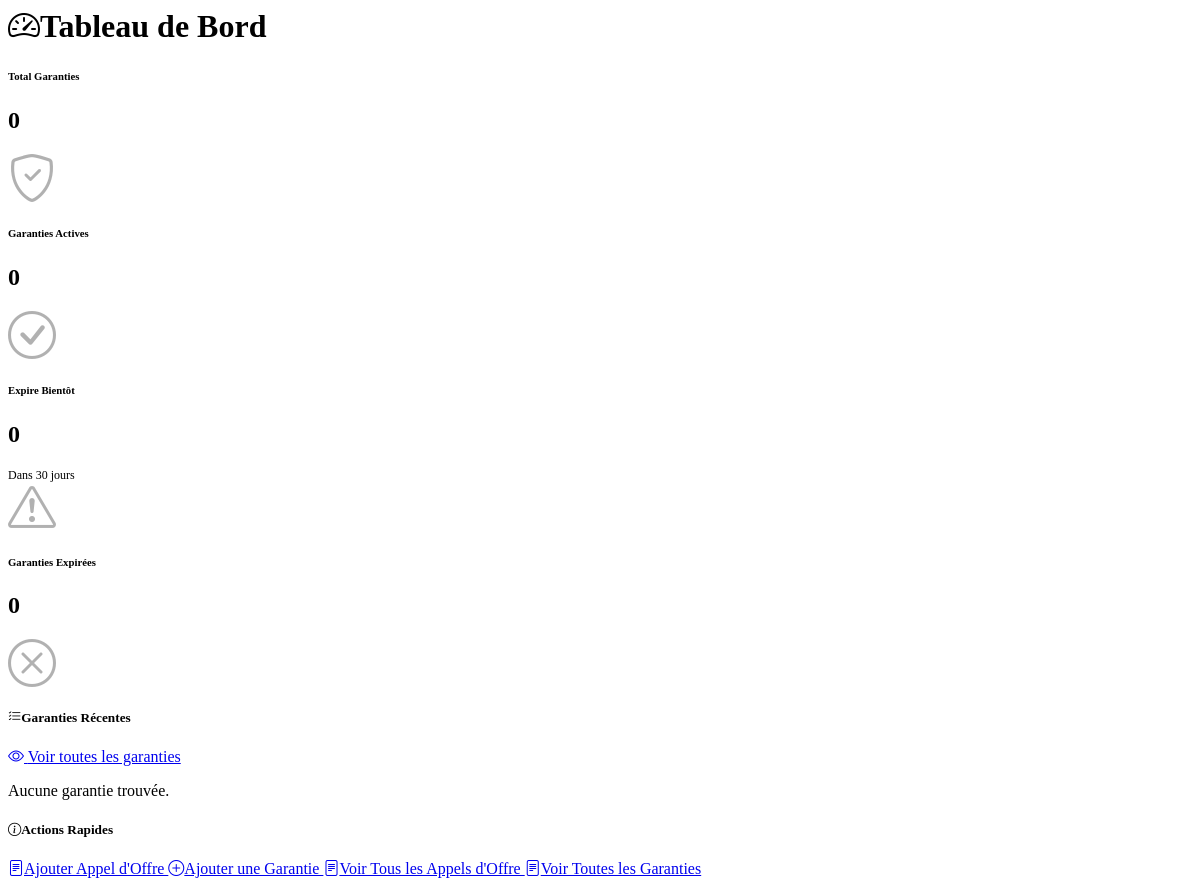
Before: /pages/dashboard.php with the older database file.
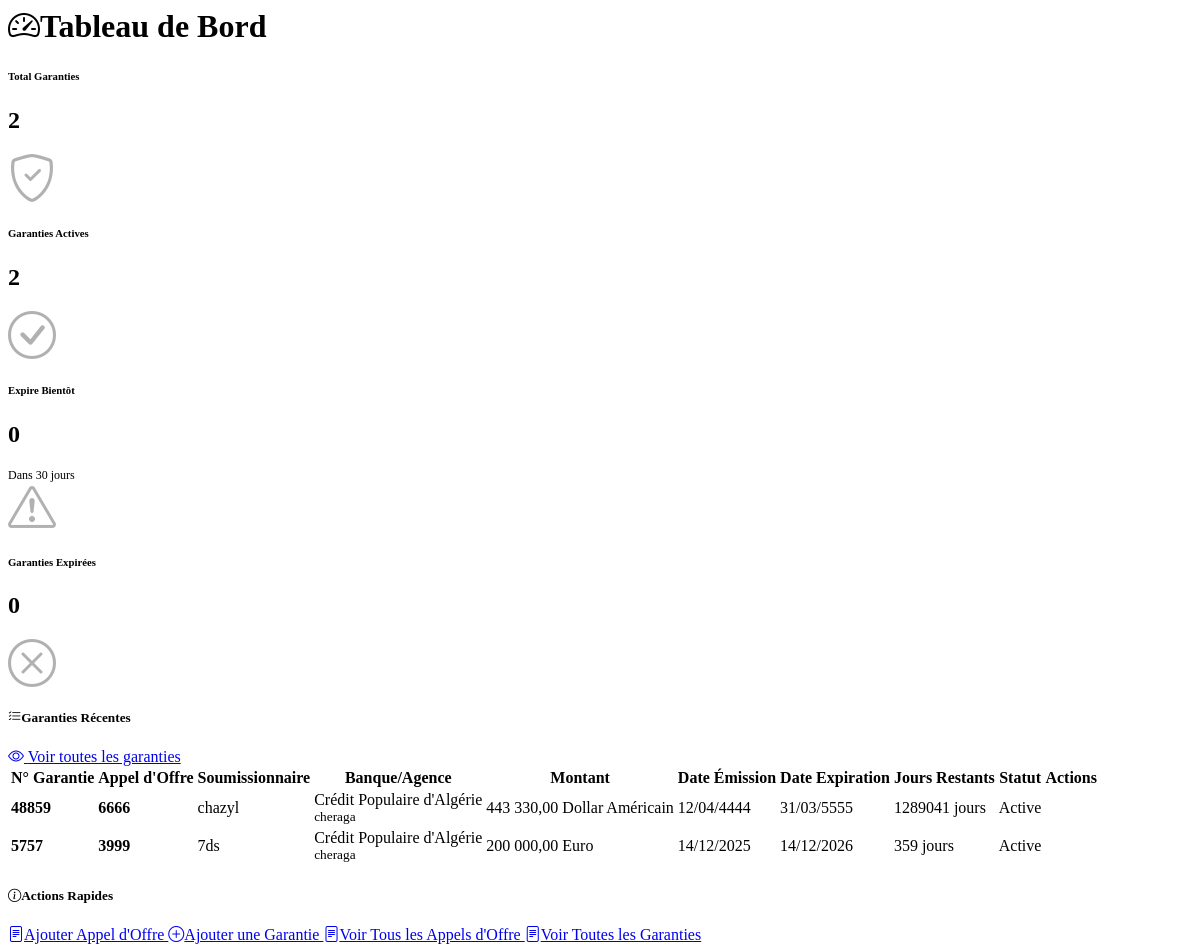
After: the same page with the newer database file.
### tables this page shows
CREATE TABLE IF NOT EXISTS `garantie_soumission` (
  `id` int NOT NULL AUTO_INCREMENT,
  `num_garantie` int NOT NULL,
  `montant_garantie` decimal(15,2) NOT NULL,
  `date_emission` date NOT NULL,
  `date_expiration` date NOT NULL,
  `soumissionnaireID` int NOT NULL,
  `agenceID` int NOT NULL,
  `deviseID` int NOT NULL,
  `structureID` int NOT NULL,
  `appel_offreID` int NOT NULL,
  `statutID` int NOT NULL,
  `utilisateurID` int NOT NULL,
  PRIMARY KEY (`id`),
  UNIQUE KEY `num_garantie` (`num_garantie`),
  KEY `fk_soumissionnaire_garantie` (`soumissionnaireID`),
  KEY `fk_agence_garantie` (`agenceID`),
  KEY `fk_devise_garantie` (`deviseID`),
  KEY `fk_structure_garantie` (`structureID`),
  KEY `fk_appel_garantie` (`appel_offreID`),
  KEY `fk_statut_garantie` (`statutID`),
  KEY `fk_utilisateur_garantie` (`utilisateurID`)
);

CREATE TABLE IF NOT EXISTS `appel_offre` (
  `id` int NOT NULL AUTO_INCREMENT,
  `num_app_offre` varchar(50) NOT NULL,
  PRIMARY KEY (`id`),
  UNIQUE KEY `num_app_offre` (`num_app_offre`)
);

CREATE TABLE IF NOT EXISTS `soumissionnaire` (
  `id` int NOT NULL AUTO_INCREMENT,
  `nom_entreprise` varchar(255) NOT NULL,
  `adresse` varchar(255) NOT NULL,
  `telephone` varchar(255) NOT NULL,
  `email` varchar(255) NOT NULL,
  `paysID` int NOT NULL,
  PRIMARY KEY (`id`),
  KEY `fk_pays_soumissionnaire` (`paysID`)
);

CREATE TABLE IF NOT EXISTS `banque` (
  `id` int NOT NULL AUTO_INCREMENT,
  `code` varchar(200) NOT NULL,
  `nom_banque` varchar(255) NOT NULL,
  PRIMARY KEY (`id`),
  UNIQUE KEY `code` (`code`)
);

CREATE TABLE IF NOT EXISTS `agence` (
  `id` int NOT NULL AUTO_INCREMENT,
  `nom` varchar(50) NOT NULL,
  `code` varchar(11) NOT NULL,
  `adresse` varchar(255) NOT NULL,
  `banqueID` int NOT NULL,
  PRIMARY KEY (`id`),
  UNIQUE KEY `code` (`code`),
  KEY `fk_banque_agence` (`banqueID`)
);

CREATE TABLE IF NOT EXISTS `devise` (
  `id` int NOT NULL AUTO_INCREMENT,
  `code` varchar(11) NOT NULL,
  `libelle` varchar(255) NOT NULL,
  PRIMARY KEY (`id`),
  UNIQUE KEY `code` (`code`),
  UNIQUE KEY `libelle` (`libelle`)
);

CREATE TABLE IF NOT EXISTS `statut` (
  `id` int NOT NULL AUTO_INCREMENT,
  `code` varchar(11) NOT NULL,
  `libelle` varchar(255) NOT NULL,
  PRIMARY KEY (`id`),
  UNIQUE KEY `code` (`code`)
);

### pages/dashboard.php (the view, shortened to what this page needs)
<?php
require_once 'database.php';
$today = new DateTimeImmutable('today', new DateTimeZone('UTC'));
$todayStr   = $today->format('Y-m-d');
$in30DaysStr = $today->modify('+30 days')->format('Y-m-d');
$totalGaranties = (int) $pdo
    ->query("SELECT COUNT(*) FROM garantie_soumission")
    ->fetchColumn();
$stmt = $pdo->prepare(
    "SELECT COUNT(*)
     FROM garantie_soumission
     WHERE date_expiration >= :today"
);
$stmt->execute(['today' => $todayStr]);
$activeGaranties = (int) $stmt->fetchColumn();
$stmt = $pdo->prepare(
    "SELECT COUNT(*)
     FROM garantie_soumission
     WHERE date_expiration < :today"
);
$stmt->execute(['today' => $todayStr]);
$expiredGaranties = (int) $stmt->fetchColumn();
$stmt = $pdo->prepare(
    "SELECT COUNT(*)
     FROM garantie_soumission
     WHERE date_expiration BETWEEN :today AND :limit"
);
$stmt->execute([
    'today' => $todayStr,
    'limit' => $in30DaysStr,
]);
$expiringSoon = (int) $stmt->fetchColumn();
$query = "
SELECT
    g.id,
    g.num_garantie,
    g.montant_garantie,
    g.date_emission,
    g.date_expiration,
    s.nom_entreprise,
    a.nom AS agence_nom,
    b.nom_banque,
    d.libelle AS devise,
    st.libelle AS statut,
    ao.num_app_offre,
    DATEDIFF(g.date_expiration, :today) AS jours_restants
FROM garantie_soumission g
LEFT JOIN soumissionnaire s ON g.soumissionnaireID = s.id
LEFT JOIN agence a ON g.agenceID = a.id
LEFT JOIN banque b ON a.banqueID = b.id
LEFT JOIN devise d ON g.deviseID = d.id
LEFT JOIN appel_offre ao ON g.appel_offreID = ao.id
LEFT JOIN statut st ON g.statutID = st.id
ORDER BY g.date_emission DESC
LIMIT 20
";
$stmt = $pdo->prepare($query);
$stmt->execute(['today' => $todayStr]);
$garanties = $stmt->fetchAll(PDO::FETCH_ASSOC);
?>
<div class="content-header">
    <h1><i class="bi bi-speedometer2 me-3"></i>Tableau de Bord</h1>
</div>
<div class="row">
    <div class="col-md-3 mb-4">
        <div class="card text-white bg-secondary">
            <div class="card-body">
                <div class="d-flex justify-content-between align-items-center">
                    <div>
                        <h6 class="card-title mb-0">Total Garanties</h6>
                        <h2 class="mt-2 mb-0"><?php echo $totalGaranties; ?></h2>
                    </div>
                    <i class="bi bi-shield-check" style="font-size: 3rem; opacity: 0.3;"></i>
                </div>
            </div>
        </div>
    </div>
    <div class="col-md-3 mb-4">
        <div class="card text-white bg-success">
            <div class="card-body">
                <div class="d-flex justify-content-between align-items-center">
                    <div>
                        <h6 class="card-title mb-0">Garanties Actives</h6>
                        <h2 class="mt-2 mb-0"><?php echo $activeGaranties; ?></h2>
                    </div>
                    <i class="bi bi-check-circle" style="font-size: 3rem; opacity: 0.3;"></i>
                </div>
            </div>
        </div>
    </div>
    <div class="col-md-3 mb-4">
        <div class="card text-white bg-danger">
            <div class="card-body">
                <div class="d-flex justify-content-between align-items-center">
                    <div>
                        <h6 class="card-title mb-0">Expire Bientôt</h6>
                        <h2 class="mt-2 mb-0"><?php echo $expiringSoon; ?></h2>
                        <small style="font-size: 0.75rem;">Dans 30 jours</small>
                    </div>
                    <i class="bi bi-exclamation-triangle" style="font-size: 3rem; opacity: 0.3;"></i>
                </div>
            </div>
        </div>
    </div>
    <div class="col-md-3 mb-4">
        <div class="card text-white bg-dark">
            <div class="card-body">
                <div class="d-flex justify-content-between align-items-center">
                    <div>
                        <h6 class="card-title mb-0">Garanties Expirées</h6>
                        <h2 class="mt-2 mb-0"><?php echo $expiredGaranties; ?></h2>
                    </div>
                    <i class="bi bi-x-circle" style="font-size: 3rem; opacity: 0.3;"></i>
                </div>
            </div>
        </div>
    </div>
</div>
<div class="row">
    <div class="col-12">
        <div class="card">
            <div class="card-header d-flex justify-content-between align-items-center">
                <h5 class="mb-0"><i class="bi bi-list-check me-2"></i>Garanties Récentes</h5>
                <a href="index.php?page=liste-garanties" class="btn nav-link">
                    <i class="bi bi-eye"></i> Voir toutes les garanties
                </a>
            </div>
            <div class="card-body">
                <?php if (!empty($garanties)): ?>
<div class="table-responsive">
    <table class="table table-hover">
        <thead>
            <tr>
                <th>N° Garantie</th>
                <th>Appel d'Offre</th>
                <th>Soumissionnaire</th>
                <th>Banque/Agence</th>
                <th>Montant</th>
                <th>Date Émission</th>
                <th>Date Expiration</th>
                <th>Jours Restants</th>
                <th>Statut</th>
                <th>Actions</th>
            </tr>
        </thead>
        <tbody>
            <?php foreach ($garanties as $row): ?>
            <tr>
                <td><strong><?php echo htmlspecialchars($row['num_garantie']); ?></strong></td>
                <td><strong><?php echo htmlspecialchars($row['num_app_offre']); ?></strong></td>
                <td><?php echo htmlspecialchars($row['nom_entreprise'] ?? 'N/A'); ?></td>
                <td>
                    <?php echo htmlspecialchars($row['nom_banque'] ?? 'N/A'); ?><br>
                    <small class="text-muted"><?php echo htmlspecialchars($row['agence_nom'] ?? 'N/A'); ?></small>
                </td>
                <td><?php echo number_format($row['montant_garantie'], 2, ',', ' '); ?> <?php echo htmlspecialchars($row['devise'] ?? ''); ?></td>
                <td><?php echo date('d/m/Y', strtotime($row['date_emission'])); ?></td>
                <td><?php echo date('d/m/Y', strtotime($row['date_expiration'])); ?></td>
                <td>
                    <?php
                    $jours = $row['jours_restants'];
                    if ($jours < 0) {
                        echo '<span class="badge bg-danger">Expirée</span>';
                    } elseif ($jours <= 30) {
                        echo '<span class="badge bg-warning text-dark">' . $jours . ' jours</span>';
                    } else {
                        echo '<span class="badge bg-success">' . $jours . ' jours</span>';
                    }
                    ?>
                </td>
                <td><?php echo htmlspecialchars($row['statut'] ?? 'N/A'); ?></td>
                <td>
                </td>
            </tr>
            <?php endforeach; ?>
        </tbody>
    </table>
</div>
<?php else: ?>
<p>Aucune garantie trouvée.</p>
<?php endif; ?>
            </div>
        </div>
    </div>
</div>
<div class="row mt-4">
    <div class="col-12">
        <div class="card">
            <div class="card-header bg-warning text-white">
                <h5 class="mb-0"><i class="bi bi-info-circle me-2"></i>Actions Rapides</h5>
            </div>
            <div class="card-body">
                <div class="d-grid gap-2">
                    <a href="index.php?page=appelle-offre" class="btn ajouter text-white">
                        <i class="bi bi-file-text me-2"></i>Ajouter Appel d'Offre
                    </a>
                    <a href="index.php?page=garantie" class="btn ajouter text-white">
                        <i class="bi bi-plus-circle me-2"></i>Ajouter une Garantie
                    </a>
                    <a href="index.php?page=liste-appels-offre" class="btn voir text-secondary-emphasis">
                        <i class="bi bi-file-text me-2"></i>Voir Tous les Appels d'Offre
                    </a>
                    <a href="index.php?page=liste-garanties" class="btn voir text-secondary-emphasis">
                        <i class="bi bi-file-text me-2"></i>Voir Toutes les Garanties
                    </a>
                </div>
            </div>
        </div>
    </div>
</div>
<link rel="stylesheet" href="https://cdn.jsdelivr.net/npm/bootstrap-icons@1.11.1/font/bootstrap-icons.css">

Changed rows visible on the page:
added garantie_soumission: num_garantie "48859", appel_offreID.num_app_offre "6666", soumissionnaireID.nom_entreprise "chazyl", banque.nom_banque "Crédit Populaire d'Algérie", agenceID.nom "cheraga", montant_garantie "443 330,00", deviseID.libelle "Dollar Américain", date_emission "12/04/4444", date_expiration "31/03/5555", jours "1289041", statutID.libelle "Active"
added garantie_soumission: num_garantie "5757", appel_offreID.num_app_offre "3999", soumissionnaireID.nom_entreprise "7ds", banque.nom_banque "Crédit Populaire d'Algérie", agenceID.nom "cheraga", montant_garantie "200 000,00", deviseID.libelle "Euro", date_emission "14/12/2025", date_expiration "14/12/2026", jours "359", statutID.libelle "Active"
Other visible differences:
$totalGaranties: "0" → "2"
$activeGaranties: "0" → "2"
text no longer shown: "Aucune garantie trouvée."
text now shown: "N° Garantie Appel d'Offre Soumissionnaire Banque/Agence Montant Date Émission Date Expiration Jours Restants Statut Actions"
